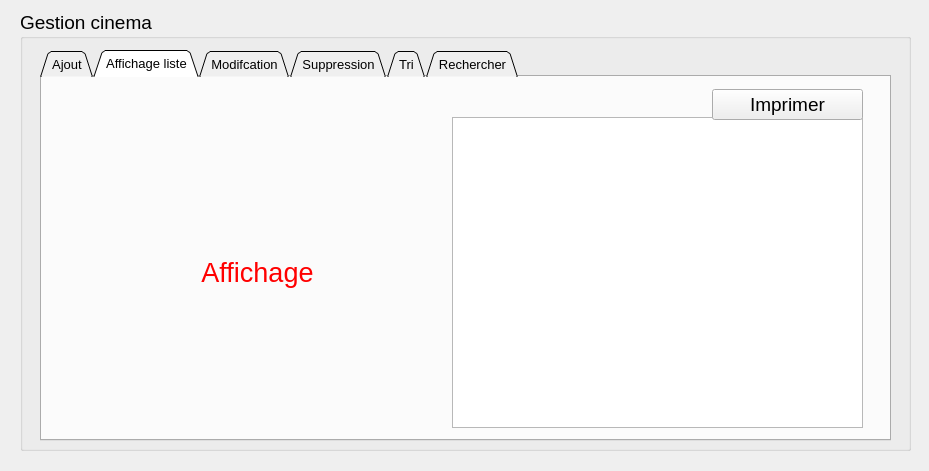
<?xml version="1.0" encoding="UTF-8"?>
<ui version="4.0">
 <class>cinema_page</class>
 <widget class="QDialog" name="cinema_page">
  <property name="geometry">
   <rect>
    <x>0</x>
    <y>0</y>
    <width>929</width>
    <height>471</height>
   </rect>
  </property>
  <property name="windowTitle">
   <string>Smart cinema</string>
  </property>
  <property name="styleSheet">
   <string notr="true">border-image: url(:/new/prefix3/beige.jpg);</string>
  </property>
  <widget class="QGroupBox" name="groupBox">
   <property name="geometry">
    <rect>
     <x>20</x>
     <y>10</y>
     <width>891</width>
     <height>441</height>
    </rect>
   </property>
   <property name="font">
    <font>
     <pointsize>14</pointsize>
    </font>
   </property>
   <property name="styleSheet">
    <string notr="true">border-image: url(:/new/prefix3/orange.png);</string>
   </property>
   <property name="title">
    <string>Gestion cinema</string>
   </property>
   <widget class="QTabWidget" name="tabWidget_2">
    <property name="geometry">
     <rect>
      <x>20</x>
      <y>40</y>
      <width>851</width>
      <height>391</height>
     </rect>
    </property>
    <property name="font">
     <font>
      <pointsize>10</pointsize>
     </font>
    </property>
    <property name="styleSheet">
     <string notr="true">border-image: url(:/new/prefix2/marron.jpg);</string>
    </property>
    <property name="tabShape">
     <enum>QTabWidget::Triangular</enum>
    </property>
    <property name="currentIndex">
     <number>1</number>
    </property>
    <widget class="QWidget" name="tab_7">
     <attribute name="title">
      <string>Ajout</string>
     </attribute>
     <widget class="QLabel" name="label_2">
      <property name="geometry">
       <rect>
        <x>110</x>
        <y>30</y>
        <width>71</width>
        <height>31</height>
       </rect>
      </property>
      <property name="font">
       <font>
        <pointsize>14</pointsize>
       </font>
      </property>
      <property name="styleSheet">
       <string notr="true"/>
      </property>
      <property name="text">
       <string>Nom :</string>
      </property>
     </widget>
     <widget class="QLabel" name="label">
      <property name="geometry">
       <rect>
        <x>70</x>
        <y>80</y>
        <width>131</width>
        <height>31</height>
       </rect>
      </property>
      <property name="font">
       <font>
        <pointsize>14</pointsize>
       </font>
      </property>
      <property name="styleSheet">
       <string notr="true"/>
      </property>
      <property name="text">
       <string>Reference :</string>
      </property>
     </widget>
     <widget class="QLabel" name="label_3">
      <property name="geometry">
       <rect>
        <x>20</x>
        <y>130</y>
        <width>201</width>
        <height>31</height>
       </rect>
      </property>
      <property name="font">
       <font>
        <pointsize>14</pointsize>
       </font>
      </property>
      <property name="styleSheet">
       <string notr="true"/>
      </property>
      <property name="text">
       <string>Date de création :</string>
      </property>
     </widget>
     <widget class="QLabel" name="label_4">
      <property name="geometry">
       <rect>
        <x>60</x>
        <y>180</y>
        <width>131</width>
        <height>31</height>
       </rect>
      </property>
      <property name="font">
       <font>
        <pointsize>14</pointsize>
       </font>
      </property>
      <property name="styleSheet">
       <string notr="true"/>
      </property>
      <property name="text">
       <string>Destination :</string>
      </property>
     </widget>
     <widget class="QLabel" name="label_5">
      <property name="geometry">
       <rect>
        <x>30</x>
        <y>230</y>
        <width>191</width>
        <height>31</height>
       </rect>
      </property>
      <property name="font">
       <font>
        <pointsize>14</pointsize>
       </font>
      </property>
      <property name="styleSheet">
       <string notr="true"/>
      </property>
      <property name="text">
       <string>Nombre de salle :</string>
      </property>
     </widget>
     <widget class="QLineEdit" name="lineEdit_nom_ajout">
      <property name="geometry">
       <rect>
        <x>190</x>
        <y>30</y>
        <width>501</width>
        <height>31</height>
       </rect>
      </property>
      <property name="styleSheet">
       <string notr="true">border-image: white</string>
      </property>
      <property name="maxLength">
       <number>20</number>
      </property>
      <property name="frame">
       <bool>true</bool>
      </property>
      <property name="echoMode">
       <enum>QLineEdit::Normal</enum>
      </property>
     </widget>
     <widget class="QLineEdit" name="lineEdit_reference_ajout">
      <property name="geometry">
       <rect>
        <x>190</x>
        <y>80</y>
        <width>501</width>
        <height>31</height>
       </rect>
      </property>
      <property name="styleSheet">
       <string notr="true">border-image: white</string>
      </property>
      <property name="maxLength">
       <number>8</number>
      </property>
     </widget>
     <widget class="QDateEdit" name="dateEdit">
      <property name="geometry">
       <rect>
        <x>190</x>
        <y>130</y>
        <width>501</width>
        <height>31</height>
       </rect>
      </property>
      <property name="styleSheet">
       <string notr="true">border-image: white</string>
      </property>
     </widget>
     <widget class="QLineEdit" name="lineEdit_destination_ajout">
      <property name="geometry">
       <rect>
        <x>190</x>
        <y>180</y>
        <width>501</width>
        <height>31</height>
       </rect>
      </property>
      <property name="styleSheet">
       <string notr="true">border-image: white</string>
      </property>
      <property name="maxLength">
       <number>20</number>
      </property>
     </widget>
     <widget class="QSpinBox" name="spinBox">
      <property name="geometry">
       <rect>
        <x>190</x>
        <y>230</y>
        <width>501</width>
        <height>31</height>
       </rect>
      </property>
      <property name="styleSheet">
       <string notr="true">border-image: white</string>
      </property>
      <property name="maximum">
       <number>200</number>
      </property>
     </widget>
     <widget class="QPushButton" name="pushButton_ajouter">
      <property name="geometry">
       <rect>
        <x>310</x>
        <y>300</y>
        <width>201</width>
        <height>51</height>
       </rect>
      </property>
      <property name="font">
       <font>
        <pointsize>12</pointsize>
        <weight>75</weight>
        <bold>true</bold>
       </font>
      </property>
      <property name="styleSheet">
       <string notr="true">border-image: url(:/new/prefix3/orange.png);
border-radius:25px;
</string>
      </property>
      <property name="text">
       <string>Ajouter</string>
      </property>
     </widget>
    </widget>
    <widget class="QWidget" name="tab_6">
     <attribute name="title">
      <string>Affichage liste</string>
     </attribute>
     <widget class="QPushButton" name="pushButton">
      <property name="geometry">
       <rect>
        <x>20</x>
        <y>40</y>
        <width>391</width>
        <height>311</height>
       </rect>
      </property>
      <property name="font">
       <font>
        <family>MS Shell Dlg 2</family>
        <pointsize>20</pointsize>
        <weight>50</weight>
        <italic>false</italic>
        <bold>false</bold>
       </font>
      </property>
      <property name="styleSheet">
       <string notr="true">border-image: url(:/new/prefix3/camera.png);
border-radius:18px;
color: rgb(255, 0, 0);
font: 20pt &quot;MS Shell Dlg 2&quot;;
</string>
      </property>
      <property name="text">
       <string>Affichage</string>
      </property>
     </widget>
     <widget class="QTableView" name="tableView">
      <property name="geometry">
       <rect>
        <x>410</x>
        <y>40</y>
        <width>411</width>
        <height>311</height>
       </rect>
      </property>
      <property name="styleSheet">
       <string notr="true">border-image: white</string>
      </property>
     </widget>
     <widget class="QPushButton" name="pushButton_imprimer">
      <property name="geometry">
       <rect>
        <x>670</x>
        <y>12</y>
        <width>151</width>
        <height>31</height>
       </rect>
      </property>
      <property name="font">
       <font>
        <pointsize>14</pointsize>
       </font>
      </property>
      <property name="styleSheet">
       <string notr="true">border-image: url(:/new/prefix3/orange.png);</string>
      </property>
      <property name="text">
       <string>Imprimer</string>
      </property>
     </widget>
    </widget>
    <widget class="QWidget" name="tab_8">
     <attribute name="title">
      <string>Modifcation</string>
     </attribute>
     <widget class="QLabel" name="label_6">
      <property name="geometry">
       <rect>
        <x>20</x>
        <y>30</y>
        <width>71</width>
        <height>31</height>
       </rect>
      </property>
      <property name="font">
       <font>
        <pointsize>14</pointsize>
       </font>
      </property>
      <property name="text">
       <string>Nom :</string>
      </property>
     </widget>
     <widget class="QLabel" name="label_8">
      <property name="geometry">
       <rect>
        <x>20</x>
        <y>80</y>
        <width>201</width>
        <height>31</height>
       </rect>
      </property>
      <property name="font">
       <font>
        <pointsize>14</pointsize>
       </font>
      </property>
      <property name="text">
       <string>Date de création :</string>
      </property>
     </widget>
     <widget class="QLabel" name="label_9">
      <property name="geometry">
       <rect>
        <x>20</x>
        <y>140</y>
        <width>141</width>
        <height>31</height>
       </rect>
      </property>
      <property name="font">
       <font>
        <pointsize>14</pointsize>
       </font>
      </property>
      <property name="text">
       <string>Destination :</string>
      </property>
     </widget>
     <widget class="QLabel" name="label_10">
      <property name="geometry">
       <rect>
        <x>20</x>
        <y>200</y>
        <width>191</width>
        <height>31</height>
       </rect>
      </property>
      <property name="font">
       <font>
        <pointsize>14</pointsize>
       </font>
      </property>
      <property name="text">
       <string>Nombre de salle :</string>
      </property>
     </widget>
     <widget class="QLineEdit" name="lineEdit_nom_modifcation">
      <property name="geometry">
       <rect>
        <x>100</x>
        <y>30</y>
        <width>141</width>
        <height>31</height>
       </rect>
      </property>
      <property name="styleSheet">
       <string notr="true">border-image: white</string>
      </property>
      <property name="maxLength">
       <number>20</number>
      </property>
     </widget>
     <widget class="QLineEdit" name="lineEdit_date_modifcation">
      <property name="geometry">
       <rect>
        <x>190</x>
        <y>80</y>
        <width>151</width>
        <height>31</height>
       </rect>
      </property>
      <property name="styleSheet">
       <string notr="true">border-image: white</string>
      </property>
     </widget>
     <widget class="QLineEdit" name="lineEdit_destination_modifcation">
      <property name="geometry">
       <rect>
        <x>160</x>
        <y>140</y>
        <width>131</width>
        <height>31</height>
       </rect>
      </property>
      <property name="styleSheet">
       <string notr="true">border-image: white</string>
      </property>
      <property name="maxLength">
       <number>20</number>
      </property>
     </widget>
     <widget class="QLineEdit" name="lineEdit_nombre_salle_modication">
      <property name="geometry">
       <rect>
        <x>210</x>
        <y>200</y>
        <width>121</width>
        <height>31</height>
       </rect>
      </property>
      <property name="styleSheet">
       <string notr="true">border-image: white</string>
      </property>
      <property name="maxLength">
       <number>8</number>
      </property>
     </widget>
     <widget class="QPushButton" name="pushButton_modifier">
      <property name="geometry">
       <rect>
        <x>20</x>
        <y>280</y>
        <width>151</width>
        <height>51</height>
       </rect>
      </property>
      <property name="font">
       <font>
        <pointsize>12</pointsize>
        <weight>75</weight>
        <bold>true</bold>
       </font>
      </property>
      <property name="styleSheet">
       <string notr="true">border-image: url(:/new/prefix3/orange.png);
border-radius:25px;
</string>
      </property>
      <property name="text">
       <string>Modifier</string>
      </property>
     </widget>
     <widget class="QPushButton" name="pushButton_charger">
      <property name="geometry">
       <rect>
        <x>210</x>
        <y>280</y>
        <width>151</width>
        <height>51</height>
       </rect>
      </property>
      <property name="font">
       <font>
        <pointsize>12</pointsize>
        <weight>75</weight>
        <bold>true</bold>
       </font>
      </property>
      <property name="styleSheet">
       <string notr="true">border-image: url(:/new/prefix3/orange.png);
border-radius:25px;
</string>
      </property>
      <property name="text">
       <string>Charger</string>
      </property>
     </widget>
     <widget class="QLabel" name="label_7">
      <property name="geometry">
       <rect>
        <x>430</x>
        <y>30</y>
        <width>131</width>
        <height>31</height>
       </rect>
      </property>
      <property name="font">
       <font>
        <pointsize>14</pointsize>
        <underline>true</underline>
       </font>
      </property>
      <property name="styleSheet">
       <string notr="true">text-decoration: underline;
color: rgb(255, 85, 0);</string>
      </property>
      <property name="text">
       <string>Reference :</string>
      </property>
     </widget>
     <widget class="QLineEdit" name="lineEdit_reference_modification">
      <property name="geometry">
       <rect>
        <x>570</x>
        <y>30</y>
        <width>141</width>
        <height>31</height>
       </rect>
      </property>
      <property name="styleSheet">
       <string notr="true">border-image: white</string>
      </property>
      <property name="maxLength">
       <number>8</number>
      </property>
      <property name="readOnly">
       <bool>true</bool>
      </property>
     </widget>
     <widget class="QTableView" name="tableView_2">
      <property name="geometry">
       <rect>
        <x>410</x>
        <y>70</y>
        <width>411</width>
        <height>311</height>
       </rect>
      </property>
      <property name="styleSheet">
       <string notr="true">border-image: white</string>
      </property>
     </widget>
    </widget>
    <widget class="QWidget" name="tab_9">
     <attribute name="title">
      <string>Suppression</string>
     </attribute>
     <widget class="QLabel" name="label_11">
      <property name="geometry">
       <rect>
        <x>110</x>
        <y>60</y>
        <width>131</width>
        <height>31</height>
       </rect>
      </property>
      <property name="font">
       <font>
        <pointsize>14</pointsize>
       </font>
      </property>
      <property name="text">
       <string>Reference :</string>
      </property>
     </widget>
     <widget class="QLineEdit" name="lineEdit_reference_suppression">
      <property name="geometry">
       <rect>
        <x>240</x>
        <y>60</y>
        <width>361</width>
        <height>31</height>
       </rect>
      </property>
      <property name="styleSheet">
       <string notr="true">border-image: white</string>
      </property>
      <property name="maxLength">
       <number>8</number>
      </property>
     </widget>
     <widget class="QPushButton" name="pushButton_supprimer">
      <property name="geometry">
       <rect>
        <x>330</x>
        <y>130</y>
        <width>151</width>
        <height>51</height>
       </rect>
      </property>
      <property name="font">
       <font>
        <pointsize>12</pointsize>
        <weight>75</weight>
        <bold>true</bold>
       </font>
      </property>
      <property name="styleSheet">
       <string notr="true">border-image: url(:/new/prefix3/orange.png);
border-radius:25px;
</string>
      </property>
      <property name="text">
       <string>Supprimer</string>
      </property>
     </widget>
    </widget>
    <widget class="QWidget" name="tab_10">
     <attribute name="title">
      <string>Tri</string>
     </attribute>
     <widget class="QComboBox" name="comboBox_tri">
      <property name="geometry">
       <rect>
        <x>80</x>
        <y>100</y>
        <width>211</width>
        <height>51</height>
       </rect>
      </property>
      <property name="styleSheet">
       <string notr="true">border-image: white</string>
      </property>
     </widget>
     <widget class="QPushButton" name="pushButton_trier">
      <property name="geometry">
       <rect>
        <x>30</x>
        <y>200</y>
        <width>151</width>
        <height>51</height>
       </rect>
      </property>
      <property name="font">
       <font>
        <pointsize>12</pointsize>
        <weight>75</weight>
        <bold>true</bold>
       </font>
      </property>
      <property name="styleSheet">
       <string notr="true">border-image: url(:/new/prefix3/orange.png);
border-radius:25px;
</string>
      </property>
      <property name="text">
       <string>Trier</string>
      </property>
     </widget>
     <widget class="QTableView" name="tableView_tri">
      <property name="geometry">
       <rect>
        <x>380</x>
        <y>20</y>
        <width>441</width>
        <height>351</height>
       </rect>
      </property>
      <property name="styleSheet">
       <string notr="true">border-image: white</string>
      </property>
     </widget>
    </widget>
    <widget class="QWidget" name="tab_11">
     <attribute name="title">
      <string>Rechercher</string>
     </attribute>
     <widget class="QLabel" name="label_12">
      <property name="geometry">
       <rect>
        <x>20</x>
        <y>20</y>
        <width>131</width>
        <height>31</height>
       </rect>
      </property>
      <property name="font">
       <font>
        <pointsize>14</pointsize>
       </font>
      </property>
      <property name="text">
       <string>Reference :</string>
      </property>
     </widget>
     <widget class="QLineEdit" name="lineEdit_reference_rechercher">
      <property name="geometry">
       <rect>
        <x>20</x>
        <y>60</y>
        <width>181</width>
        <height>31</height>
       </rect>
      </property>
      <property name="font">
       <font>
        <pointsize>12</pointsize>
       </font>
      </property>
      <property name="styleSheet">
       <string notr="true">border-image: white</string>
      </property>
      <property name="maxLength">
       <number>8</number>
      </property>
      <property name="placeholderText">
       <string>Chercher</string>
      </property>
     </widget>
     <widget class="QLabel" name="label_13">
      <property name="geometry">
       <rect>
        <x>20</x>
        <y>110</y>
        <width>71</width>
        <height>31</height>
       </rect>
      </property>
      <property name="font">
       <font>
        <pointsize>14</pointsize>
       </font>
      </property>
      <property name="text">
       <string>Nom :</string>
      </property>
     </widget>
     <widget class="QLineEdit" name="lineEdit_nom_rechercher_2">
      <property name="geometry">
       <rect>
        <x>20</x>
        <y>150</y>
        <width>181</width>
        <height>31</height>
       </rect>
      </property>
      <property name="font">
       <font>
        <pointsize>12</pointsize>
       </font>
      </property>
      <property name="styleSheet">
       <string notr="true">border-image: white</string>
      </property>
      <property name="maxLength">
       <number>20</number>
      </property>
      <property name="placeholderText">
       <string>Chercher</string>
      </property>
     </widget>
     <widget class="QLabel" name="label_14">
      <property name="geometry">
       <rect>
        <x>20</x>
        <y>200</y>
        <width>141</width>
        <height>31</height>
       </rect>
      </property>
      <property name="font">
       <font>
        <pointsize>14</pointsize>
       </font>
      </property>
      <property name="text">
       <string>Destination :</string>
      </property>
     </widget>
     <widget class="QLineEdit" name="lineEdit_destination_rechercher">
      <property name="geometry">
       <rect>
        <x>20</x>
        <y>240</y>
        <width>191</width>
        <height>31</height>
       </rect>
      </property>
      <property name="font">
       <font>
        <pointsize>12</pointsize>
       </font>
      </property>
      <property name="styleSheet">
       <string notr="true">border-image: white</string>
      </property>
      <property name="maxLength">
       <number>20</number>
      </property>
      <property name="placeholderText">
       <string>Chercher</string>
      </property>
     </widget>
     <widget class="QPushButton" name="pushButton_rechercher_cinema">
      <property name="geometry">
       <rect>
        <x>60</x>
        <y>310</y>
        <width>151</width>
        <height>51</height>
       </rect>
      </property>
      <property name="font">
       <font>
        <pointsize>12</pointsize>
        <weight>75</weight>
        <bold>true</bold>
       </font>
      </property>
      <property name="styleSheet">
       <string notr="true">border-image: url(:/new/prefix3/orange.png);
border-radius:25px;
</string>
      </property>
      <property name="text">
       <string>Rechercher</string>
      </property>
     </widget>
     <widget class="QTableView" name="tableView_rechercher_cinema">
      <property name="geometry">
       <rect>
        <x>400</x>
        <y>20</y>
        <width>421</width>
        <height>351</height>
       </rect>
      </property>
      <property name="styleSheet">
       <string notr="true">border-image: white</string>
      </property>
     </widget>
     <widget class="QPushButton" name="pushButton_refresh">
      <property name="geometry">
       <rect>
        <x>240</x>
        <y>310</y>
        <width>151</width>
        <height>51</height>
       </rect>
      </property>
      <property name="font">
       <font>
        <pointsize>12</pointsize>
        <weight>75</weight>
        <bold>true</bold>
       </font>
      </property>
      <property name="styleSheet">
       <string notr="true">border-image: url(:/new/prefix3/orange.png);
border-radius:25px;
</string>
      </property>
      <property name="text">
       <string>Refrech</string>
      </property>
     </widget>
    </widget>
   </widget>
  </widget>
 </widget>
 <resources/>
 <connections/>
</ui>
